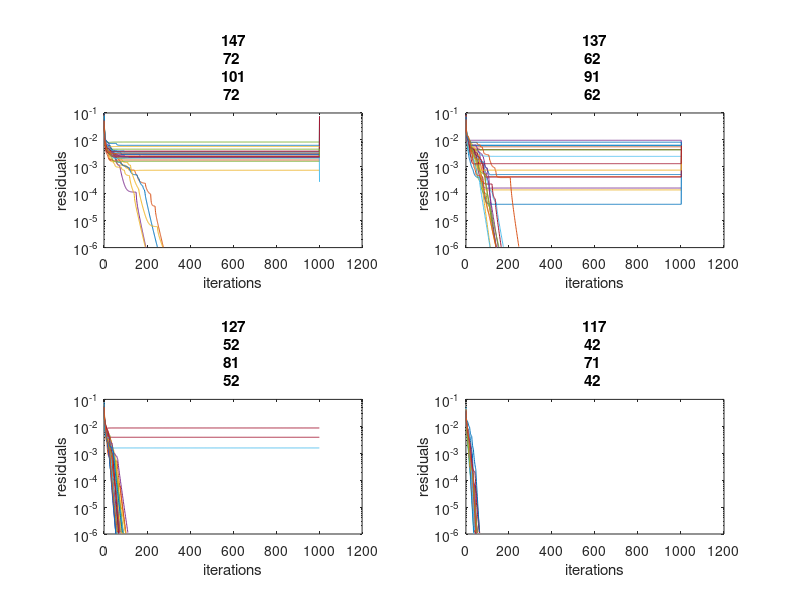

Write MATLAB code to recreate this figure.
function residualsR
load("residuals.mat");
load("kvalues.mat")
for k = 0:3
subplot(2,2,k + 1);
for i = 30*k + 1:30*(k + 1)
    semilogy(1:1002, kvalues(i,:));
    hold on;
end
title("k = "+(-10*k + 40));
xlabel("iterations");
ylabel("residuals"); 
end
end

